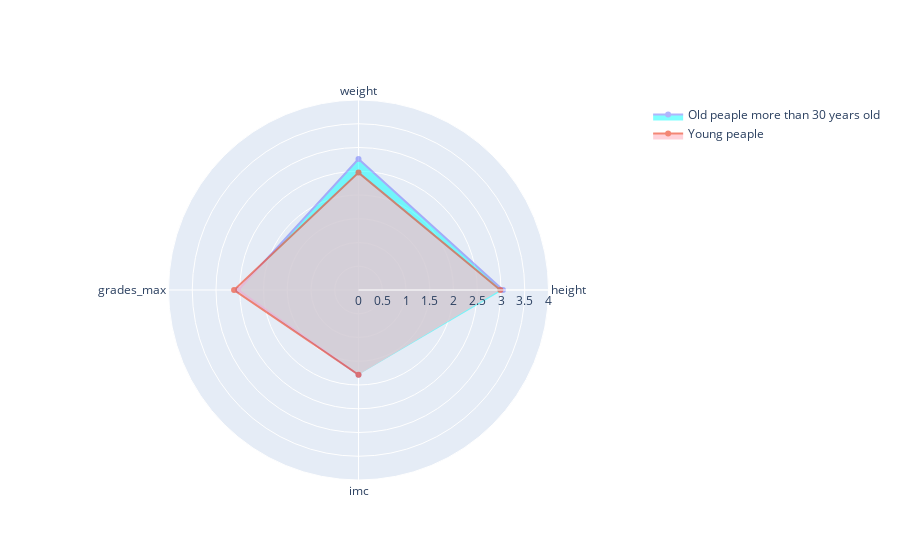

The code cell stored with this chart in its notebook:
### Code cell
categories = ['height','weight',
              'grades_max',"imc"]

fig = go.Figure()

fig.add_trace(go.Scatterpolar(
      r=[climber_old["height"].mean(),climber_old["weight"].mean(),climber_old["grades_max"].mean(),climber_young["imc"].mean()],
      theta=categories,
      fillcolor='cyan',
      opacity = 0.5,
      fill='toself',
      name='Old peaple more than 30 years old '
))
fig.add_trace(go.Scatterpolar(
      r=[climber_young["height"].mean(),climber_young["weight"].mean(),climber_young["grades_max"].mean(),climber_young["imc"].mean()],
      theta=categories,
      fillcolor='pink',
      opacity = 0.7,
      fill='toself',
      name='Young peaple'
))


fig.update_layout(
  polar=dict(
    radialaxis=dict(
      visible=True,    
      range=[0, 4]
    )),
  showlegend=True
)

fig.show()

### Figure 1 — Plotly figure (JSON) as saved in the notebook; plotly's stock layout.template omitted (floating-point values rounded to 4 significant figures)
{"data": [{"fill": "toself", "fillcolor": "cyan", "name": "Old peaple more than 30 years old ", "opacity": 0.5, "r": [3.041, 2.757, 2.534, 1.784], "theta": ["height", "weight", "grades_max", "imc"], "type": "scatterpolar"}, {"fill": "toself", "fillcolor": "pink", "name": "Young peaple", "opacity": 0.7, "r": [2.986, 2.471, 2.62, 1.784], "theta": ["height", "weight", "grades_max", "imc"], "type": "scatterpolar"}], "layout": {"polar": {"radialaxis": {"range": [0, 4], "visible": true}}, "showlegend": true}}
